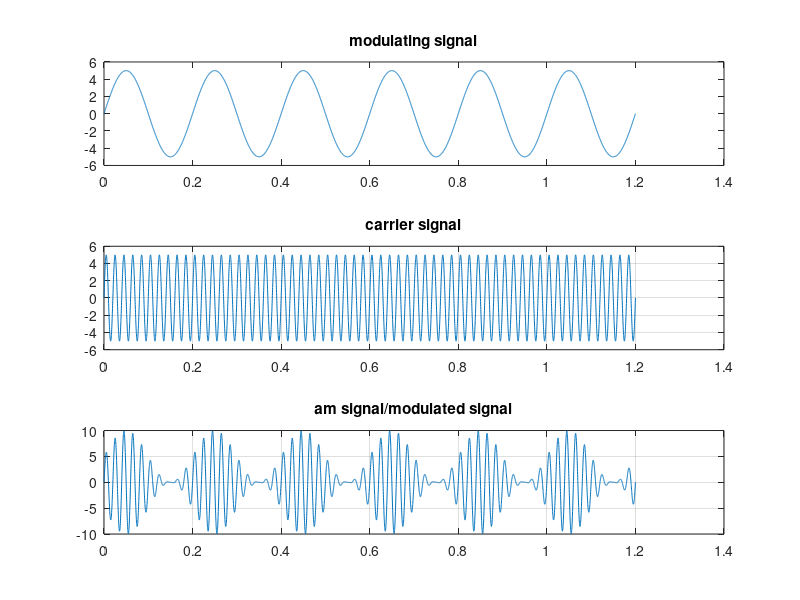

MATLAB code for this plot:
clc;
clear all;
close all;
Am=input('enter carrier amplitude');
m=1;
fa=input('enter the frequency of modulating signal');
Ta=1/fa;
t=0:Ta/999:6*Ta;
ym=Am*sin(2*pi*fa*t);
figure(1)
subplot(3,1,1);
plot(t,ym);
title('modulating signal');
Ac=Am/m;
fc=fa*10;
Tc=1/fc;
yc=Ac*sin(2*pi*fc*t);
subplot(3,1,2)
plot(t,yc);
grid on;
title('carrier signal');
y=Ac*(1+m*sin(2*pi*fa*t)).*sin(2*pi*fc*t);
subplot(3,1,3);
plot(t,y);
title('am signal/modulated signal');
grid on;
